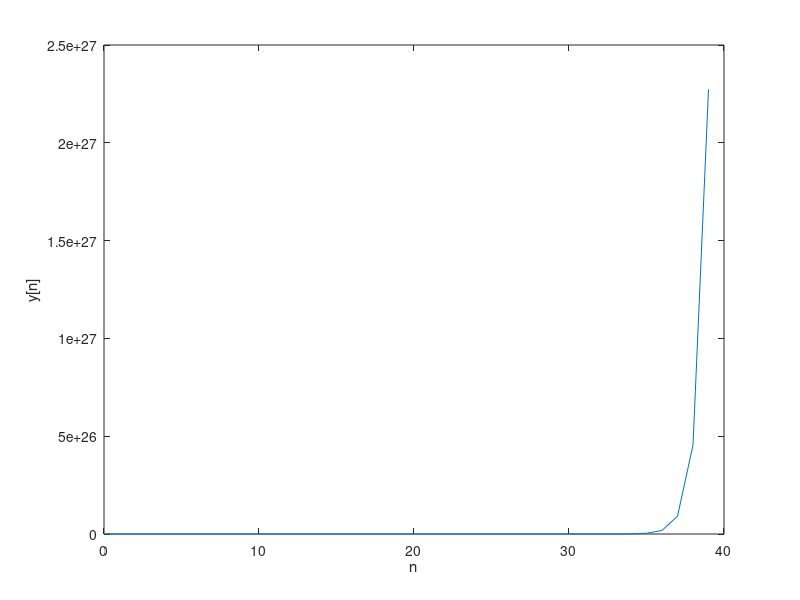

Reproduce this figure in MATLAB.
% ch02/basic_problem_41.m

n = 0 : 1000; y = filter(1, [1 -5], n >= 0);
printf('y[600] is %d\n', y(601));

t = 1 : 40;
plot(n(t), y(t)); xlabel('n'); ylabel('y[n]');
